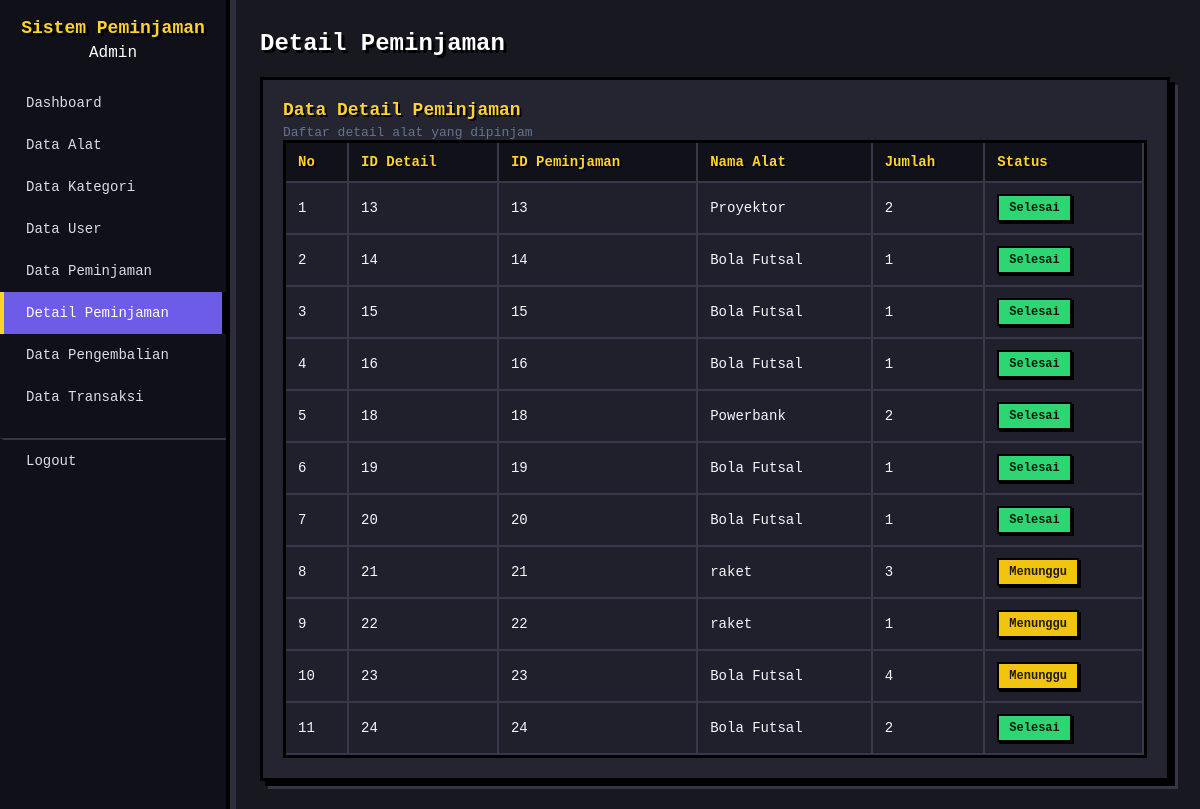
/app/data/detail_peminjaman/detail_peminjaman.php (signed in), run on the app's committed database.
### tables this page shows
CREATE TABLE `detail_peminjaman` (
  `id_detail` int(11) NOT NULL,
  `id_peminjaman` int(11) NOT NULL,
  `id_alat` int(11) NOT NULL,
  `jumlah` int(11) NOT NULL
);

CREATE TABLE `alat` (
  `id_alat` int(11) NOT NULL,
  `nama_alat` varchar(100) NOT NULL,
  `id_kategori` int(11) NOT NULL,
  `stok` int(11) NOT NULL,
  `kondisi` varchar(50) NOT NULL
);

### app/data/detail_peminjaman/detail_peminjaman.php (the view, shortened to what this page needs)
<?php
include "../../config/connection.php";
$query = "SELECT detail_peminjaman.*,
                 alat.nama_alat,
                 peminjaman.status
          FROM detail_peminjaman
          INNER JOIN alat
          ON detail_peminjaman.id_alat = alat.id_alat
          INNER JOIN peminjaman
          ON detail_peminjaman.id_peminjaman = peminjaman.id_peminjaman";
$data = $conn->query($query);
?>
<!DOCTYPE html>
<html>
<head>
    <link rel="stylesheet" href="/ProjectUKK/public/css/style.css?v=2">
</head>
<body>
    <div class="layout">
        <aside class="sidebar">
            <div class="sidebar-header">
                <h2>Sistem Peminjaman</h2>
                <div class="role">
                    <?= $_SESSION['role']; ?>
                </div>
            </div>
            <div class="sidebar-menu">
                <?php if ($_SESSION['role'] == 'Admin') { ?>
                    <a href="../../views/admin.php">
                        Dashboard
                    </a>
                    <a href="../alat/alat.php">
                        Data Alat
                    </a>
                    <a href="../kategori/kategori.php">
                        Data Kategori
                    </a>
                    <a href="../user/user.php">
                        Data User
                    </a>
                    <a href="../peminjaman/peminjaman.php">
                        Data Peminjaman
                    </a>
                    <a href="detail_peminjaman.php" class="active">
                        Detail Peminjaman
                    </a>
                    <a href="../pengembalian/pengembalian.php">
                        Data Pengembalian
                    </a>
                    <a href="../transaksi/transaksi.php">
                        Data Transaksi
                    </a>
                <?php } ?>
                <a href="../../../public/logout.php" class="logout-menu">
                    Logout
                </a>
            </div>
        </aside>
        <main class="main">
            <div class="topbar">
                <h1>Detail Peminjaman</h1>
            </div>
            <div class="card">
                <div class="toolbar">
                    <div>
                        <h2 style="margin:0;font-size:18px;">
                            Data Detail Peminjaman
                        </h2>
                        <p style="margin:5px 0 0;color:#64748b;font-size:13px;">
                            Daftar detail alat yang dipinjam
                        </p>
                    </div>
                </div>
                <div style="overflow-x:auto;">
                    <table>
                        <tr>
                            <th>No</th>
                            <th>ID Detail</th>
                            <th>ID Peminjaman</th>
                            <th>Nama Alat</th>
                            <th>Jumlah</th>
                            <th>Status</th>
                        </tr>
                        <?php
                        $no = 1;
                        while ($row = $data->fetch_assoc()) {
                            ?>
                            <tr>
                                <td>
                                    <?= $no++; ?>
                                </td>
                                <td>
                                    <?= $row['id_detail']; ?>
                                </td>
                                <td>
                                    <?= $row['id_peminjaman']; ?>
                                </td>
                                <td>
                                    <?= $row['nama_alat']; ?>
                                </td>
                                <td>
                                    <?= $row['jumlah']; ?>
                                </td>
                                <td>
                                    <?php if ($row['status'] == 'Menunggu') { ?>
                                        <span class="badge badge-diajukan">
                                            Menunggu
                                        </span>
                                    <?php } elseif ($row['status'] == 'Dipinjam') { ?>
                                        <span class="badge badge-dipinjam">
                                            Dipinjam
                                        </span>
                                    <?php } elseif ($row['status'] == 'Selesai') { ?>
                                        <span class="badge badge-selesai">
                                            Selesai
                                        </span>
                                    <?php } elseif ($row['status'] == 'Ditolak') { ?>
                                        <span class="badge badge-ditolak">
                                            Ditolak
                                        </span>
                                    <?php } else { ?>
                                        <?= $row['status']; ?>
                                    <?php } ?>
                                </td>
                            </tr>
                        <?php } ?>
                    </table>
                </div>
            </div>
        </main>
    </div>
</body>
</html>

### public/css/style.css (style rules this page uses)
:root { --primary: #6c5ce7; --primary-dark: #4834d4; --danger: #ff4757; --success: #2ed573; --bg: #181820; --card: #252532; --border: #45455a; --text: #f5f6fa; --muted: #aaaabd; --yellow: #ffd32a; --radius: 0px; }
* { box-sizing: border-box; }
html { scroll-behavior: smooth; }
body { margin: 0; font-family: "Courier New", monospace; background: var(--bg); color: var(--text); image-rendering: pixelated; }
.layout { display: flex; min-height: 100vh; animation: pixelIn 0.35s ease; }
.sidebar { width: 230px; background: #101018; color: white; flex-shrink: 0; padding: 18px 0; border-right: 4px solid #000; box-shadow: 6px 0 0 #2d2d3d; }
.sidebar-header { text-align: center; padding: 0 15px; margin-bottom: 20px; }
.sidebar-header h2 { font-size: 18px; margin: 0 0 6px; color: var(--yellow); text-shadow: 3px 3px 0 #000; }
.sidebar-menu { list-style: none; padding: 0; margin: 0; }
.sidebar-menu a { display: block; padding: 13px 22px; color: #dcdcea; text-decoration: none; font-size: 14px; border-left: 4px solid transparent; transition: transform 0.1s, background 0.1s, color 0.1s; }
.sidebar-menu a.active { background: var(--primary); color: white; border-left: 4px solid var(--yellow); box-shadow: inset -4px 0 0 #000; }
.logout-menu { margin-top: 20px !important; border-top: 2px solid #353545; padding-top: 10px; }
.main { flex: 1; padding: 30px; max-width: 1200px; animation: pixelIn 0.45s ease; }
.topbar { margin-bottom: 20px; }
.topbar h1 { font-size: 24px; margin: 0 0 5px; color: white; text-shadow: 3px 3px 0 #000; }
.card { background: var(--card); border: 3px solid #000; border-radius: 0; padding: 20px; margin-bottom: 20px; box-shadow: 5px 5px 0 #000, 8px 8px 0 #353545; animation: pixelIn 0.4s ease; }
.card h2 { margin-top: 0; color: var(--yellow); text-shadow: 2px 2px 0 #000; }
table { width: 100%; border-collapse: separate; border-spacing: 0; background: #20202c; font-size: 14px; border: 3px solid #000; }
th, td { padding: 11px 12px; border-right: 2px solid #383849; border-bottom: 2px solid #383849; text-align: left; }
th { background: #11111a; color: var(--yellow); font-weight: bold; text-shadow: 2px 2px 0 #000; }
.badge { display: inline-block; padding: 5px 10px; border-radius: 0; border: 2px solid #000; font-size: 12px; font-weight: bold; box-shadow: 2px 2px 0 #000; }
.badge-diajukan { background: #f1c40f; color: #211b00; }
.badge-selesai { background: #2ed573; color: #071b0d; }

### data on the page
detail_peminjaman: id_detail "13", id_peminjaman "13", id_alat.nama_alat "Proyektor", jumlah "2", shows "Selesai"
detail_peminjaman: id_detail "14", id_peminjaman "14", id_alat.nama_alat "Bola Futsal", jumlah "1", shows "Selesai"
detail_peminjaman: id_detail "15", id_peminjaman "15", id_alat.nama_alat "Bola Futsal", jumlah "1", shows "Selesai"
detail_peminjaman: id_detail "16", id_peminjaman "16", id_alat.nama_alat "Bola Futsal", jumlah "1", shows "Selesai"
detail_peminjaman: id_detail "18", id_peminjaman "18", id_alat.nama_alat "Powerbank", jumlah "2", shows "Selesai"
detail_peminjaman: id_detail "19", id_peminjaman "19", id_alat.nama_alat "Bola Futsal", jumlah "1", shows "Selesai"
detail_peminjaman: id_detail "20", id_peminjaman "20", id_alat.nama_alat "Bola Futsal", jumlah "1", shows "Selesai"
detail_peminjaman: id_detail "21", id_peminjaman "21", id_alat.nama_alat "raket", jumlah "3", shows "Menunggu"
detail_peminjaman: id_detail "22", id_peminjaman "22", id_alat.nama_alat "raket", jumlah "1", shows "Menunggu"
detail_peminjaman: id_detail "23", id_peminjaman "23", id_alat.nama_alat "Bola Futsal", jumlah "4", shows "Menunggu"
detail_peminjaman: id_detail "24", id_peminjaman "24", id_alat.nama_alat "Bola Futsal", jumlah "2", shows "Selesai"

### other printed values
$_SESSION['role'] "Admin"
